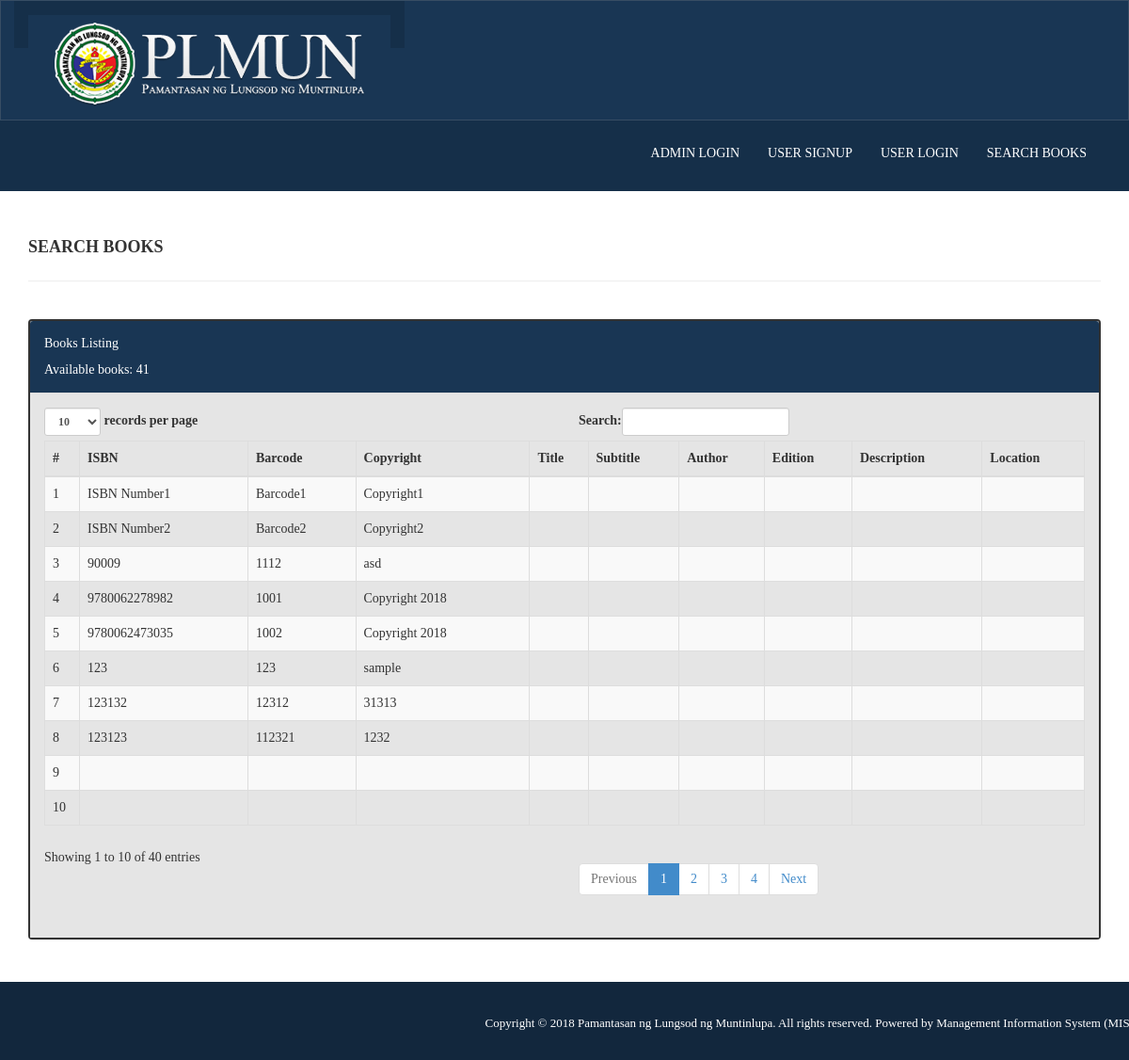
The app's page /sample.php with its own data.
### tables this page shows
CREATE TABLE `librarybooks` (
  `id` int(11) NOT NULL,
  `ISBN` varchar(255) NOT NULL,
  `Barcode` varchar(255) NOT NULL,
  `Callnumber` varchar(255) NOT NULL,
  `Title` varchar(255) NOT NULL,
  `Subtitle` varchar(255) DEFAULT NULL,
  `Author` varchar(255) NOT NULL,
  `Edition` varchar(255) NOT NULL,
  `Publisher` varchar(255) NOT NULL,
  `Copyright` varchar(255) NOT NULL,
  `Physicaldesc` varchar(255) NOT NULL,
  `Series` varchar(255) NOT NULL,
  `Subject_1` varchar(255) NOT NULL,
  `Location` varchar(255) NOT NULL,
  `Material` varchar(255) NOT NULL,
  `Status` varchar(255) NOT NULL
);

### sample.php (the view, shortened to what this page needs)
<?php
include('includes/config.php');
?>
<!DOCTYPE html>
<html xmlns="http://www.w3.org/1999/xhtml" class="animated fadeIn">
<head>
    <link href="assets/css/bootstrap6.css" rel="stylesheet" />
    <link href="assets/css/font-awesome.css" rel="stylesheet" />
    <link href="assets/css/style7.css" rel="stylesheet" />
	<link href="assets/css/animate.css" rel="stylesheet" />
</head>
<body>
<?php include('includes/header.php');?>
<div class="content-wrapper">
<div class="container">
<div class="row pad-botm">
<div class="col-md-12">
<h4 class="header-line">Search Books</h4>
</div>
</div>
<div class="row">
                <div class="col-md-12">
                    <div class="panel panel-default">
                        <div class="panel-heading">
                           Books Listing
							<div >
						   Available books:
						   <?php
							$servername = "localhost";
							$username = "root";
							$password = "";
							$dbname = "library";
							$con = mysqli_connect($servername,$username,$password,$dbname);
							$sql = "SELECT count(ID) AS total FROM table_copies where Status = 'I' ";
							$result = mysqli_query($con,$sql);
							$values = mysqli_fetch_assoc($result);
							$num_rows = $values['total'];
							echo $num_rows;
							?>
							</div>
                        </div>
                        <div class="panel-body">
                            <div class="table-responsive">
                                <table class="table table-striped table-bordered table-hover" id="dataTables-example">
                                    <thead>
                                        <tr>
											<th>#</th>
										    <th>ISBN</th>
                                            <th>Barcode</th>
                                            <th>Copyright</th>
                                            <th>Title</th>
											<th>Subtitle</th>
											<th>Author</th>
											<th>Edition</th>
											<th>Description</th>
											<th>Location</th>
                                    </thead>
                                    <tbody>
<?php $sql = 	"SELECT * from librarybooks";
$query = $dbh -> prepare($sql);
$query->execute();
$results=$query->fetchAll(PDO::FETCH_OBJ);
$cnt=1;
if($query->rowCount() > 0)
{
foreach($results as $result)
{
?>
                                        <tr class="odd gradeX">
                                            <td class="center"><?php echo htmlentities($cnt);?></td>
										    <td class="center"><?php echo htmlentities($result->ISBN);?></td>
                                            <td class="center"><?php echo htmlentities($result->Barcode);?></td>
                                            <td class="center"><?php echo htmlentities($result->Copyright);?></td>
											 <td class="center"><?php echo htmlentities($result->Booktitle);?></td>
											  <td class="center"><?php echo htmlentities($result->Booksubtitle);?></td>
											   <td class="center"><?php echo htmlentities($result->Bookdescription);?></td>
											   <td class="center"><?php echo htmlentities($result->Bookauthor);?></td>
											    <td class="center"><?php echo htmlentities($result->Bookedition);?></td>
												 <td class="center"><?php echo htmlentities($result->Booklocation);?></td>
                                        </tr>
 <?php $cnt=$cnt+1;}} ?>
                                    </tbody>
                                </table>
                            </div>
                        </div>
                    </div>
                </div>
            </div>
</div>
</div>
    <?php include('includes/footer.php');?>
</body>
</html>

### assets/css/style7.css (style rules this page uses)
body { font-family: 'Open Sans', sans-serif; line-height:28px; }
.content-wrapper { margin-top: 40px; min-height:800px; }
.header-line { font-weight:900; padding-bottom:25px; border-bottom:1px solid #eeeeee; text-transform:uppercase; font-family: Franklin Gothic; }
.pad-botm { padding-bottom:30px; }

### records on screen
librarybooks: ISBN "ISBN Number1", Barcode "Barcode1", Copyright "Copyright1"
librarybooks: ISBN "ISBN Number2", Barcode "Barcode2", Copyright "Copyright2"
librarybooks: ISBN "90009", Barcode "1112", Copyright "asd"
librarybooks: ISBN "9780062278982", Barcode "1001", Copyright "Copyright 2018"
librarybooks: ISBN "9780062473035", Barcode "1002", Copyright "Copyright 2018"
librarybooks: ISBN "123", Barcode "123", Copyright "sample"
librarybooks: ISBN "123132", Barcode "12312", Copyright "31313"
librarybooks: ISBN "123123", Barcode "112321", Copyright "1232"

### other values on screen
$num_rows "41"
